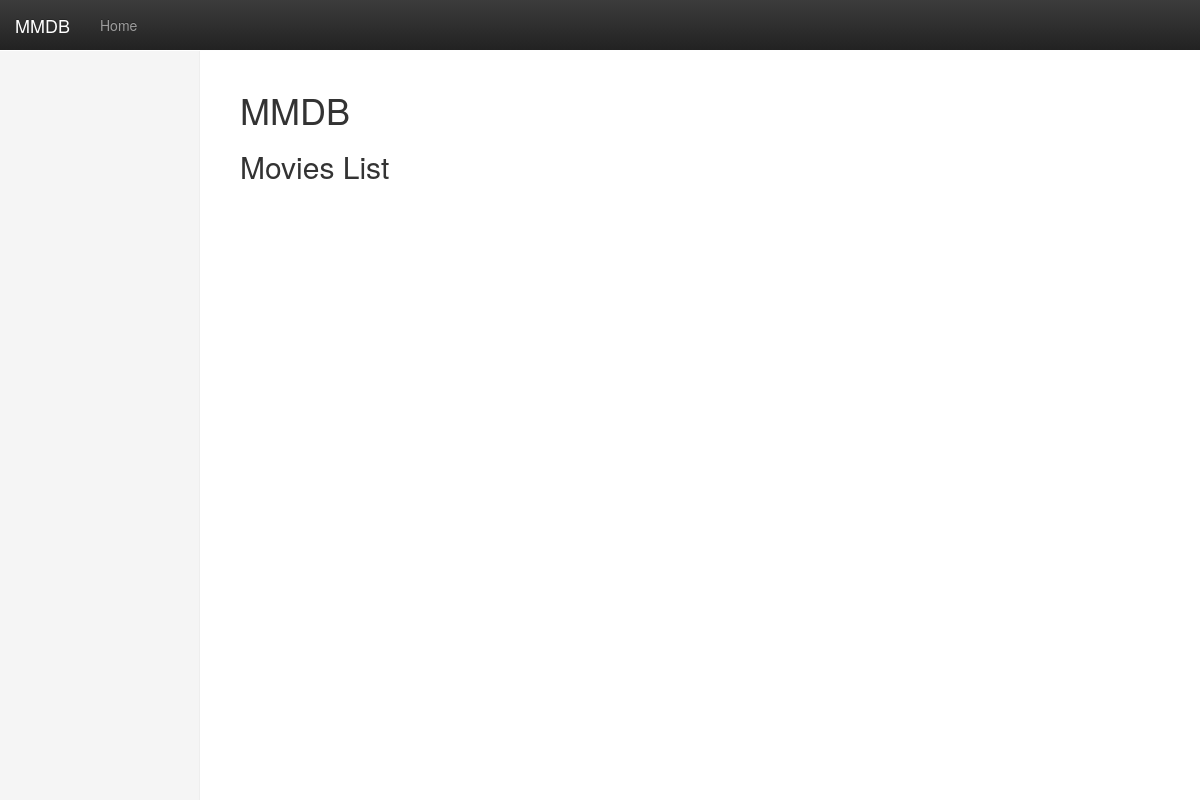
/, run on an earlier commit of the app's database.
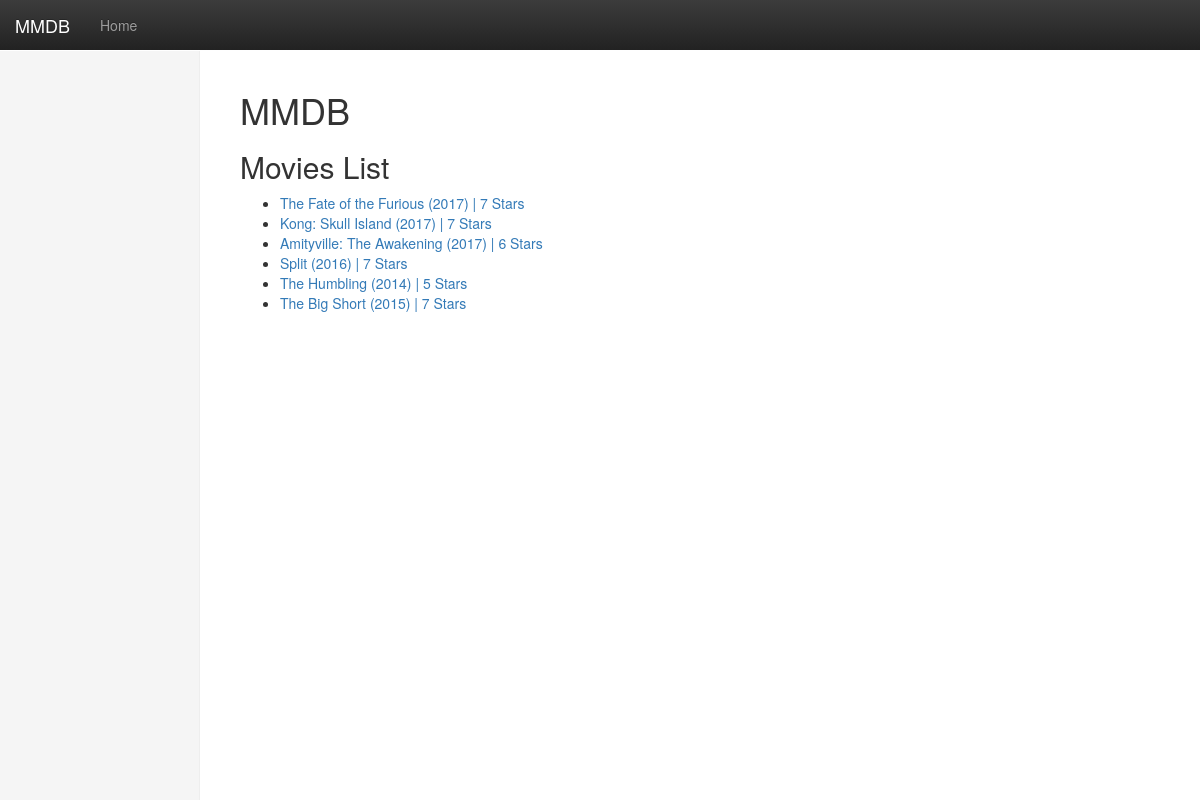
And on a later commit of the database.
### main/models.py (models this page shows, shortened)
class MovieDetails(models.Model):
    title = models.CharField(max_length=255)
    description = models.TextField()
    stars = models.PositiveIntegerField()

### main/views.py (the view)
# urls.py: url(r'^$', MovieListView.as_view(), name='movies-list'),
class MovieListView(ListView):
    model = MovieDetails
    template_name = "main/movies_list.html"

### main/templates/main/movies_list.html
{% extends "mmdb/base.html" %}
{% load staticfiles %}
{% load i18n %}
{% block content %}
<h2>{% trans "Movies List" %}</h2>
<ul>
    {% for movie in object_list %}
    <li><a href="{% url 'movie-details' pk=movie.pk %}">
        {{ movie.title }} | {{ movie.stars }} Stars
    </a></li>
    {% endfor %}
</ul>
{% endblock %}

What changed in the data, as far as the page shows it:
added MovieDetails: title "The Fate of the Furious (2017)", stars "7"
added MovieDetails: title "Kong: Skull Island (2017)", stars "7"
added MovieDetails: title "Amityville: The Awakening (2017)", stars "6"
added MovieDetails: title "Split (2016)", stars "7"
added MovieDetails: title "The Humbling (2014)", stars "5"
added MovieDetails: title "The Big Short (2015)", stars "7"
